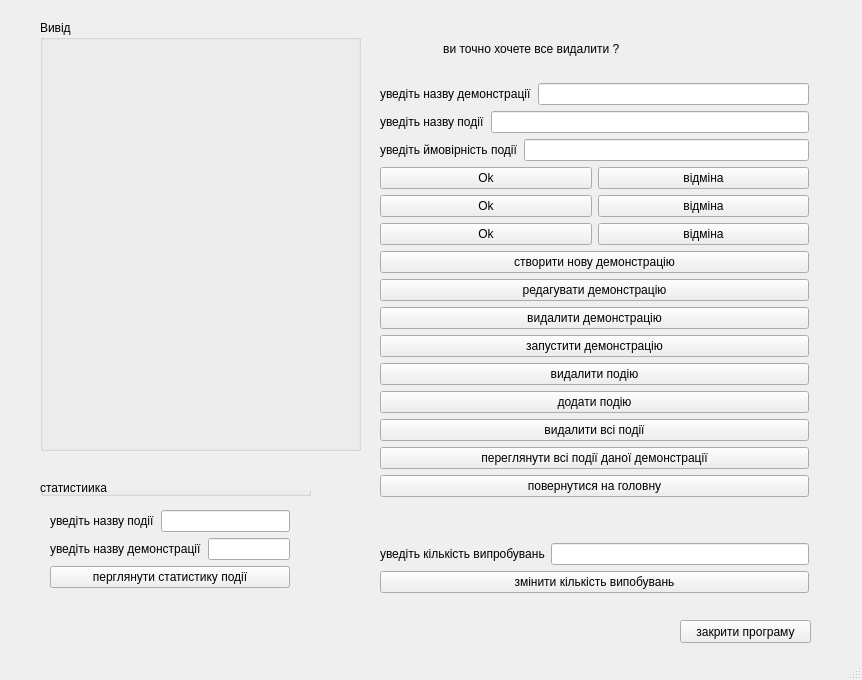
<?xml version="1.0" encoding="UTF-8"?>
<ui version="4.0">
 <class>MainWindow</class>
 <widget class="QMainWindow" name="MainWindow">
  <property name="geometry">
   <rect>
    <x>0</x>
    <y>0</y>
    <width>862</width>
    <height>680</height>
   </rect>
  </property>
  <property name="windowTitle">
   <string>MainWindow</string>
  </property>
  <widget class="QWidget" name="centralwidget">
   <widget class="QWidget" name="layoutWidget">
    <property name="geometry">
     <rect>
      <x>380</x>
      <y>20</y>
      <width>429</width>
      <height>573</height>
     </rect>
    </property>
    <layout class="QVBoxLayout" name="verticalLayout">
     <item>
      <widget class="QLabel" name="label_del_all">
       <property name="text">
        <string>                   ви точно хочете все видалити ?</string>
       </property>
      </widget>
     </item>
     <item>
      <layout class="QHBoxLayout" name="horizontalLayout">
       <item>
        <widget class="QLabel" name="Enter_label">
         <property name="text">
          <string>уведіть назву демонстрації</string>
         </property>
        </widget>
       </item>
       <item>
        <widget class="QLineEdit" name="name_demonstration"/>
       </item>
      </layout>
     </item>
     <item>
      <layout class="QHBoxLayout" name="horizontalLayout_2">
       <item>
        <widget class="QLabel" name="enter_event">
         <property name="text">
          <string>уведіть назву події</string>
         </property>
        </widget>
       </item>
       <item>
        <widget class="QLineEdit" name="name_event"/>
       </item>
      </layout>
     </item>
     <item>
      <layout class="QHBoxLayout" name="horizontalLayout_3">
       <item>
        <widget class="QLabel" name="enter_probality">
         <property name="text">
          <string>уведіть ймовірність події</string>
         </property>
        </widget>
       </item>
       <item>
        <widget class="QLineEdit" name="size_probality"/>
       </item>
      </layout>
     </item>
     <item>
      <layout class="QHBoxLayout" name="horizontalLayout_4">
       <item>
        <widget class="QPushButton" name="DELL_event">
         <property name="text">
          <string>Ok</string>
         </property>
        </widget>
       </item>
       <item>
        <widget class="QPushButton" name="back_from_dell_event">
         <property name="text">
          <string>відміна</string>
         </property>
        </widget>
       </item>
      </layout>
     </item>
     <item>
      <layout class="QHBoxLayout" name="horizontalLayout_5">
       <item>
        <widget class="QPushButton" name="ADD_event">
         <property name="text">
          <string>Ok</string>
         </property>
        </widget>
       </item>
       <item>
        <widget class="QPushButton" name="back_from_add_event">
         <property name="text">
          <string>відміна</string>
         </property>
        </widget>
       </item>
      </layout>
     </item>
     <item>
      <layout class="QHBoxLayout" name="horizontalLayout_6">
       <item>
        <widget class="QPushButton" name="DELL_ALL_event">
         <property name="text">
          <string>Ok</string>
         </property>
        </widget>
       </item>
       <item>
        <widget class="QPushButton" name="back_from_dell_all">
         <property name="text">
          <string>відміна</string>
         </property>
        </widget>
       </item>
      </layout>
     </item>
     <item>
      <widget class="QPushButton" name="create_demonstration">
       <property name="text">
        <string>створити нову демонстрацію</string>
       </property>
      </widget>
     </item>
     <item>
      <widget class="QPushButton" name="edit_demonstration">
       <property name="text">
        <string>редагувати демонстрацію</string>
       </property>
      </widget>
     </item>
     <item>
      <widget class="QPushButton" name="remove_demonstration">
       <property name="text">
        <string>видалити демонстрацію</string>
       </property>
      </widget>
     </item>
     <item>
      <widget class="QPushButton" name="start_demonstration">
       <property name="text">
        <string>запустити демонстрацію</string>
       </property>
      </widget>
     </item>
     <item>
      <widget class="QPushButton" name="remove_event">
       <property name="text">
        <string>видалити подію</string>
       </property>
      </widget>
     </item>
     <item>
      <widget class="QPushButton" name="add_event">
       <property name="text">
        <string>додати подію</string>
       </property>
      </widget>
     </item>
     <item>
      <widget class="QPushButton" name="remove_all_event">
       <property name="text">
        <string>видалити всі події</string>
       </property>
      </widget>
     </item>
     <item>
      <widget class="QPushButton" name="read_event">
       <property name="text">
        <string>переглянути всі події даної демонстрації</string>
       </property>
      </widget>
     </item>
     <item>
      <widget class="QPushButton" name="return_to_menu">
       <property name="text">
        <string>повернутися на головну</string>
       </property>
      </widget>
     </item>
     <item>
      <spacer name="horizontalSpacer">
       <property name="orientation">
        <enum>Qt::Horizontal</enum>
       </property>
       <property name="sizeHint" stdset="0">
        <size>
         <width>40</width>
         <height>40</height>
        </size>
       </property>
      </spacer>
     </item>
     <item>
      <layout class="QHBoxLayout" name="horizontalLayout_7">
       <item>
        <widget class="QLabel" name="num_experement">
         <property name="text">
          <string>уведіть кількість випробувань</string>
         </property>
        </widget>
       </item>
       <item>
        <widget class="QLineEdit" name="enter_num_experement"/>
       </item>
      </layout>
     </item>
     <item>
      <widget class="QPushButton" name="edit_num_experement">
       <property name="text">
        <string>змінити кількість випобувань</string>
       </property>
      </widget>
     </item>
    </layout>
   </widget>
   <widget class="QLabel" name="label">
    <property name="geometry">
     <rect>
      <x>60</x>
      <y>80</y>
      <width>261</width>
      <height>341</height>
     </rect>
    </property>
    <property name="text">
     <string/>
    </property>
   </widget>
   <widget class="QGroupBox" name="groupBox">
    <property name="geometry">
     <rect>
      <x>40</x>
      <y>20</y>
      <width>321</width>
      <height>431</height>
     </rect>
    </property>
    <property name="title">
     <string>Вивід</string>
    </property>
   </widget>
   <widget class="QGroupBox" name="groupBox_2">
    <property name="geometry">
     <rect>
      <x>40</x>
      <y>480</y>
      <width>271</width>
      <height>16</height>
     </rect>
    </property>
    <property name="title">
     <string>статистиика</string>
    </property>
   </widget>
   <widget class="QWidget" name="layoutWidget">
    <property name="geometry">
     <rect>
      <x>50</x>
      <y>510</y>
      <width>240</width>
      <height>81</height>
     </rect>
    </property>
    <layout class="QVBoxLayout" name="verticalLayout_2">
     <item>
      <layout class="QHBoxLayout" name="horizontalLayout_8">
       <item>
        <widget class="QLabel" name="label_2">
         <property name="text">
          <string>уведіть назву події</string>
         </property>
        </widget>
       </item>
       <item>
        <widget class="QLineEdit" name="name_event_for_statistics"/>
       </item>
      </layout>
     </item>
     <item>
      <layout class="QHBoxLayout" name="horizontalLayout_9">
       <item>
        <widget class="QLabel" name="label_3">
         <property name="text">
          <string>уведіть назву демонстрації</string>
         </property>
        </widget>
       </item>
       <item>
        <widget class="QLineEdit" name="name_demomstration_for_statistic_"/>
       </item>
      </layout>
     </item>
     <item>
      <widget class="QPushButton" name="read_statistics">
       <property name="text">
        <string>перглянути статистику події</string>
       </property>
      </widget>
     </item>
    </layout>
   </widget>
   <widget class="QPushButton" name="pushButton">
    <property name="geometry">
     <rect>
      <x>680</x>
      <y>620</y>
      <width>131</width>
      <height>23</height>
     </rect>
    </property>
    <property name="text">
     <string>закрити програму</string>
    </property>
   </widget>
  </widget>
  <widget class="QMenuBar" name="menubar">
   <property name="geometry">
    <rect>
     <x>0</x>
     <y>0</y>
     <width>862</width>
     <height>21</height>
    </rect>
   </property>
  </widget>
  <widget class="QStatusBar" name="statusbar"/>
 </widget>
 <resources/>
 <connections>
  <connection>
   <sender>pushButton</sender>
   <signal>clicked()</signal>
   <receiver>MainWindow</receiver>
   <slot>close()</slot>
   <hints>
    <hint type="sourcelabel">
     <x>557</x>
     <y>646</y>
    </hint>
    <hint type="destinationlabel">
     <x>315</x>
     <y>635</y>
    </hint>
   </hints>
  </connection>
 </connections>
</ui>
